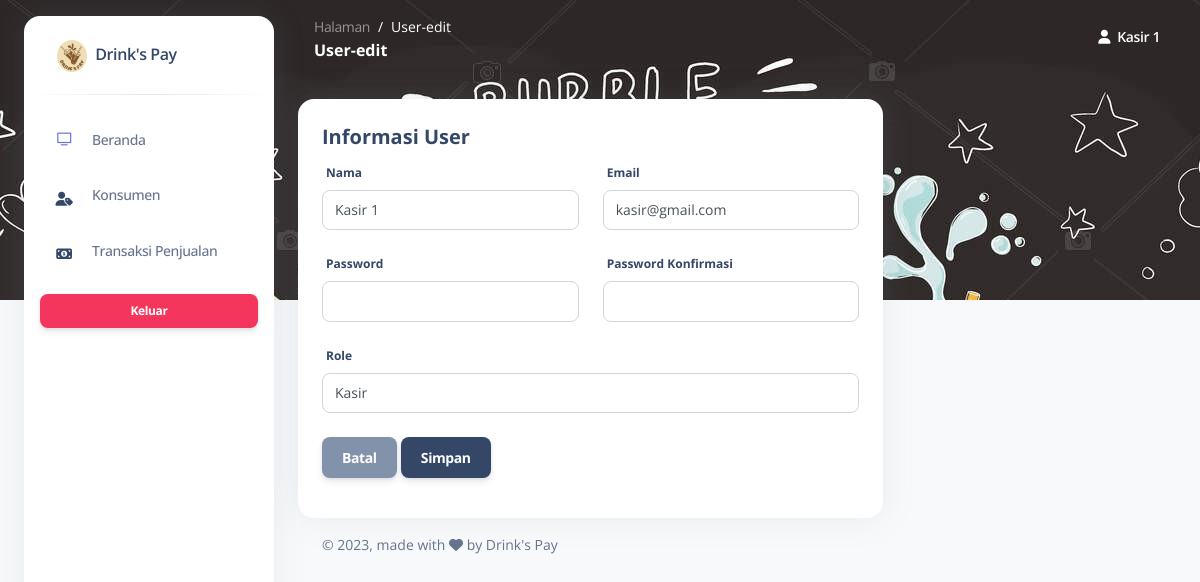
Screenshot of /index.php?page=user-edit&id=4 (signed in) with the database file from the repository.
### tables this page shows
CREATE TABLE `users` (
  `id` int NOT NULL,
  `name` varchar(50) NOT NULL,
  `email` varchar(30) NOT NULL,
  `password` varchar(255) NOT NULL,
  `role` enum('owner','kasir') NOT NULL DEFAULT 'kasir'
);

### page/users/form.php (the view, shortened to what this page needs)
<?php
if (isset($_GET['id'])) {
    $id = htmlspecialchars(@$_GET['id']);
    $action = "./proses/prosesUbah.php";
    $query = "SELECT * FROM users WHERE id = '$id'";
    $execute = $konek->query($query);
    $user = $execute->fetch_assoc();
}
?>
<div class="col-lg-8 mt-lg-0 mt-4">
    <div class="card">
        <div class="card-body">
            <h5 class="font-weight-bolder">Informasi User</h5>
            <form id="form" action="<?php echo $action ?>" method="POST">
                <div class="row">
                    <div class="col-12 col-sm-6">
                        <label>Nama</label>
                        <input class="form-control" type="text" name="name" value="<?php echo $user['name'] ?>" required>
                    </div>
                    <div class="col-12 col-sm-6 mt-3 mt-sm-0">
                        <label>Email</label>
                        <input class="form-control" type="email" name="email" value="<?php echo $user['email'] ?>" required>
                    </div>
                </div>
                <div class="row">
                    <div class="col-6">
                        <label class="mt-4">Password</label>
                        <input class="form-control" type="password" name="password">
                    </div>
                    <div class="col-6">
                        <label class="mt-4">Password Konfirmasi</label>
                        <input class="form-control" type="password" name="password_confirmation">
                    </div>
                </div>
                <div class="row ">
                    <div class="col-12">
                        <label class="mt-4">Role</label>
                        <select class="form-control" name="role">
                            <option value="kasir" <?php if ($user['role'] == 'kasir') {
                                                        echo 'selected';
                                                    } ?>>Kasir</option>
                        </select>
                    </div>
                </div>
                <div class="row mt-4">
                    <div class="col-12">
                        <a href="index.php?page=user" class="btn btn-secondary">Batal</a>
                        <button type="submit" class="btn btn-dark">Simpan</button>
                    </div>
                </div>
            </form>
        </div>
    </div>
</div>

### rows the page displays
users: name "Kasir 1", email "kasir@gmail.com", role "Kasir"

### other values shown
ucfirst($page) ?: 'Beranda' "User-edit"
$user['name'] "Kasir 1"
